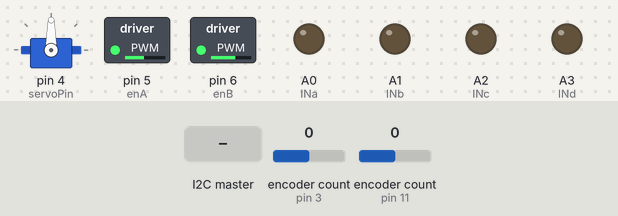
Recording of a sketch running on a simulated Arduino Uno, built with avr-gcc and run on an emulated ATmega328P. On the bench: servo, switched loads named in the sketch (green lamp = pin HIGH), output pins drawn as LEDs (lit = HIGH). The inputs (shaded band) are chosen by the test bench; at power-on: encoder count (sensors on pin 3, pin 11) 0.

Above: at 1.2 s.
1.3 s: the I2C master sends the byte 5
At 2.2 s:
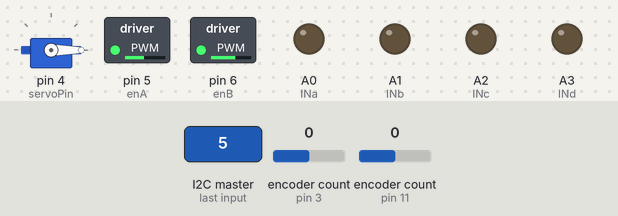
Timing chart, 0 to 4.3 s (numbered marks = the images above; inputs shaded):
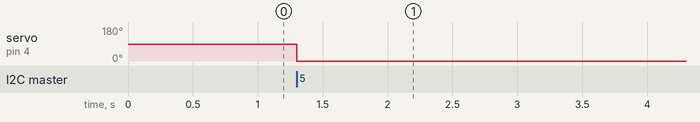

Measured:
- after the input at 1.3 s, servo on pin 4 (servoPin): 90° → 0° at once

The sketch:

MQTTSlave.ino
```cpp
#include <Wire.h>        // include Wire library
#include <Encoder.h>    //include Encoder library
#include <Servo.h>      //include Servo library

Encoder rearRight(3,12);
Encoder rearLeft(11,2);
#define enA 5
#define enB 6
#define INa A0
#define INb A1
#define INc A2
#define INd A3
byte speedSetting = 0;
#define servoPin 4
Servo myservo;        // create servo object to control a servo
float servoLeft = 8, servoRight = 110, servoCentre = 59;
char avgDisStr[8];


String message;
String command;

void setup() {
  Wire.begin(0x08);             // join i2c bus with address 8
  Wire.onReceive(receiveEvent); // create a receive event
  Wire.onRequest(requestEvent); // creates a request event
  Serial.begin(115200);           // start serial to visualise data
                               // received via serial monitor in the IDE
  //configure the motor control pins as outputs
  pinMode(INa, OUTPUT);
  pinMode(INb, OUTPUT);
  pinMode(INc, OUTPUT);
  pinMode(INd, OUTPUT);
  pinMode(enA, OUTPUT);
  pinMode(enB, OUTPUT);

  motors(120, 153);   //discrepencies in the motors mean one has to be set to a lower speed setting
  //motors have also been set 2/3 of the maximum speed setting to help lessen the effect any potential lag in the system
  myservo.attach(servoPin);
}

void loop() {
  long encoderLeft = 0, encoderRight = 0;
  float distanceLeft = 0, distanceRight = 0, avgDistance;
  encoderLeft = rearLeft.read();
  encoderRight = rearRight.read();
  distanceLeft = encoderLeft*0.0078;
  distanceRight = encoderRight*0.0078;
  avgDistance = (distanceRight+distanceLeft/2);
  dtostrf(avgDistance, 3,2, avgDisStr);
}

void requestEvent(){
  Wire.write(avgDisStr);
  Serial.println(avgDisStr);
}

void receiveEvent() {
  message = "";
  command = "";
  int i, angle;
  char angleChar[3];
  while (Wire.available()) {  // loop whilst bus is busy
    char c = Wire.read();     // receive data byte by byte
    message += c;             // form complete string
  }

  for (i=0; i<3; i++){
    angleChar[i] = message[i];
  }

  for (i=3; i<6; i++){
    command += message[i];
  }

  angle = atoi(angleChar);
  if (command == "for"){  //if the message recieved is "for"
    goForwards();             //call the "goForwards" Function
  }
  else if (command == "stp"){  //if the message recieved is "stp"
    stopMoving();               //call the "stopMoving" function
  }

  else if (message == "bak"){  //if the message recieved is "bak"
    goBackwards();        //the "goBackwards function is called"
  }

  myservo.write(angle);
}


void motors(int leftSpeed, int rightSpeed) {
  //set individual motor speed
  //direction is set separately

  analogWrite(enA, leftSpeed);
  analogWrite(enB, rightSpeed);
}

void goForwards() {
  digitalWrite(INa, HIGH);
  digitalWrite(INb, LOW);
  digitalWrite(INc, LOW);
  digitalWrite(INd, HIGH);
}

void goBackwards() {
  digitalWrite(INa, LOW);
  digitalWrite(INb, HIGH);
  digitalWrite(INc, HIGH);
  digitalWrite(INd, LOW);
}

void stopMoving() {
  digitalWrite(INa, LOW);
  digitalWrite(INb, LOW);
  digitalWrite(INc, LOW);
  digitalWrite(INd, LOW);
}
```
